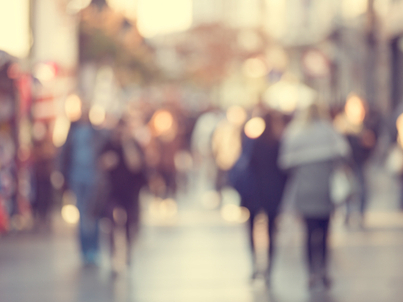
#> input picture fotograflarin-flu-cikmasinin-nedenleri.jpg, 403 x 302 px, given in place of the camera
$ python erezyonvideo.py
#> lines starting #> are read from the running program, lines starting #| are printed output that depends on the picture; after the words box and inside, x2 and y2 are one past the last pixel; in counts of white or black regions, pixels touching at a corner belong together
import cv2
import numpy as np
screenRead = cv2.VideoCapture(0)
while (1):
 _, image = screenRead.read()
#> image is the input picture: shape (302, 403, 3); mean B, G, R 145, 155.7, 174.1
 gray = cv2.cvtColor(image, cv2.COLOR_BGR2GRAY)
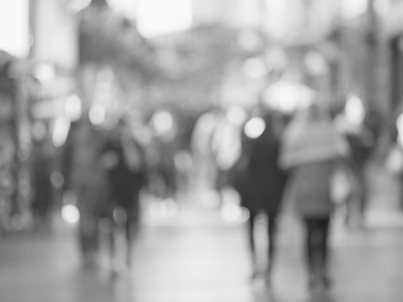
#> gray: shape (302, 403); min 29, max 250, mean 160
 ret, esik_image = cv2.threshold(gray, 110, 255, cv2.THRESH_BINARY)
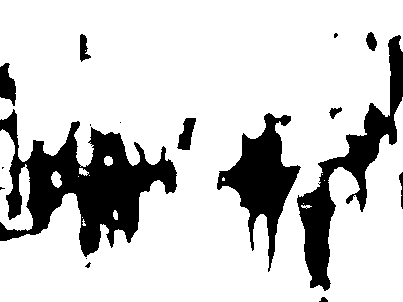
#> esik_image: shape (302, 403); 80.8% white; 17 black regions (7 under 20 px), largest, box (x1, y1, x2, y2) and area: (0, 109, 177, 257) 11071, (297, 35, 403, 291) 6058, (217, 113, 301, 272) 4916
 kernel = np.ones((5, 5), np.uint8)
 opening=cv2.erode(esik_image, kernel, iterations=2)
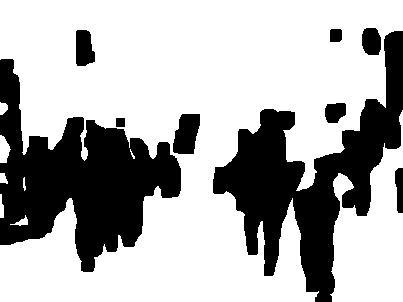
#> opening: shape (302, 403); 68.7% white; 9 black regions, largest, box (x1, y1, x2, y2) and area: (0, 59, 181, 272) 17914, (213, 31, 403, 302) 17439, (173, 114, 200, 154) 837
 cv2.imshow('Erozyon', opening)
 cv2.imshow('orijinal', esik_image)
 if cv2.waitKey(1) & 0xFF == ord('a'):
#> (key Esc is pressed here)
    break

$ run again, on deneme.jpg
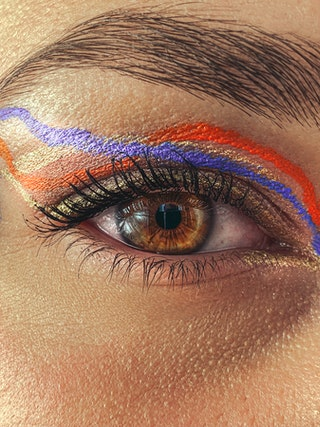
#> input picture deneme.jpg, 320 x 427 px, given in place of the camera
#> image is the input picture: shape (427, 320, 3); mean B, G, R 95.4, 119.9, 161.2
#> `ret, esik_image = cv2.threshold(gray, 110, 255, cv2.THRESH_BINARY)`:
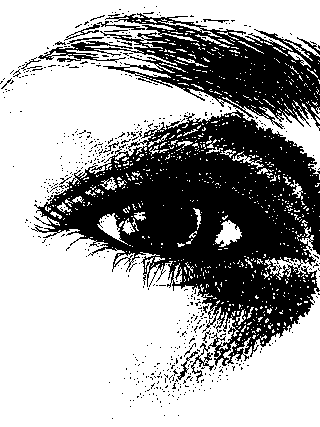
#> esik_image: shape (427, 320); 64.4% white; 554 black regions (534 under 20 px), largest, box (x1, y1, x2, y2) and area: (31, 110, 320, 383) 34792, (38, 13, 320, 131) 11595, (64, 24, 100, 41) 115
#> `opening=cv2.erode(esik_image, kernel, iterations=2)`:
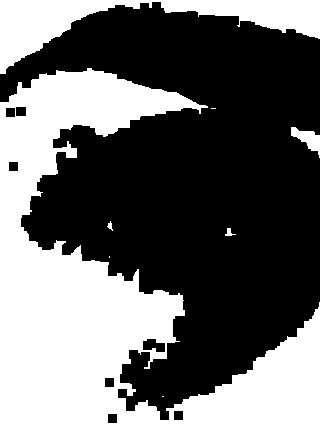
#> opening: shape (427, 320); 40.9% white; 8 white regions (3 under 20 px), largest, box (x1, y1, x2, y2) and area: (0, 68, 320, 427) 47472, (0, 0, 320, 74) 7928, (291, 127, 320, 158) 398, (225, 228, 236, 236) 43, (107, 221, 113, 231) 29
